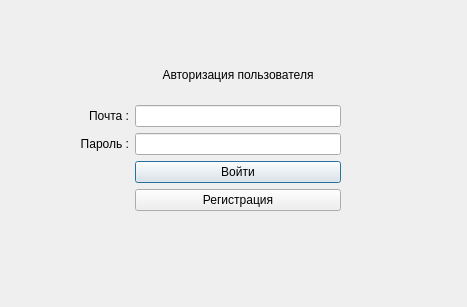
<?xml version="1.0" encoding="UTF-8"?>
<ui version="4.0">
 <class>auth_window</class>
 <widget class="QDialog" name="auth_window">
  <property name="geometry">
   <rect>
    <x>0</x>
    <y>0</y>
    <width>467</width>
    <height>307</height>
   </rect>
  </property>
  <property name="windowTitle">
   <string>Dialog</string>
  </property>
  <widget class="QWidget" name="gridLayoutWidget">
   <property name="geometry">
    <rect>
     <x>80</x>
     <y>50</y>
     <width>261</width>
     <height>161</height>
    </rect>
   </property>
   <layout class="QGridLayout" name="gridLayout">
    <item row="2" column="0">
     <widget class="QLabel" name="email_label">
      <property name="text">
       <string>Почта :</string>
      </property>
      <property name="alignment">
       <set>Qt::AlignRight|Qt::AlignTrailing|Qt::AlignVCenter</set>
      </property>
     </widget>
    </item>
    <item row="4" column="2">
     <widget class="QPushButton" name="enter_pushButton">
      <property name="text">
       <string>Войти</string>
      </property>
      <property name="autoDefault">
       <bool>true</bool>
      </property>
      <property name="default">
       <bool>false</bool>
      </property>
      <property name="flat">
       <bool>false</bool>
      </property>
     </widget>
    </item>
    <item row="0" column="2">
     <widget class="QLabel" name="authuser_label">
      <property name="text">
       <string>Авторизация пользователя</string>
      </property>
      <property name="alignment">
       <set>Qt::AlignCenter</set>
      </property>
     </widget>
    </item>
    <item row="3" column="2">
     <widget class="QLineEdit" name="password_lineEdit"/>
    </item>
    <item row="3" column="0">
     <widget class="QLabel" name="password_label">
      <property name="text">
       <string>Пароль :</string>
      </property>
      <property name="alignment">
       <set>Qt::AlignRight|Qt::AlignTrailing|Qt::AlignVCenter</set>
      </property>
     </widget>
    </item>
    <item row="2" column="2">
     <widget class="QLineEdit" name="email_lineEdit"/>
    </item>
    <item row="5" column="2">
     <widget class="QPushButton" name="registration_pushButton">
      <property name="text">
       <string>Регистрация</string>
      </property>
     </widget>
    </item>
   </layout>
  </widget>
 </widget>
 <tabstops>
  <tabstop>email_lineEdit</tabstop>
  <tabstop>password_lineEdit</tabstop>
  <tabstop>enter_pushButton</tabstop>
  <tabstop>registration_pushButton</tabstop>
 </tabstops>
 <resources/>
 <connections/>
</ui>
